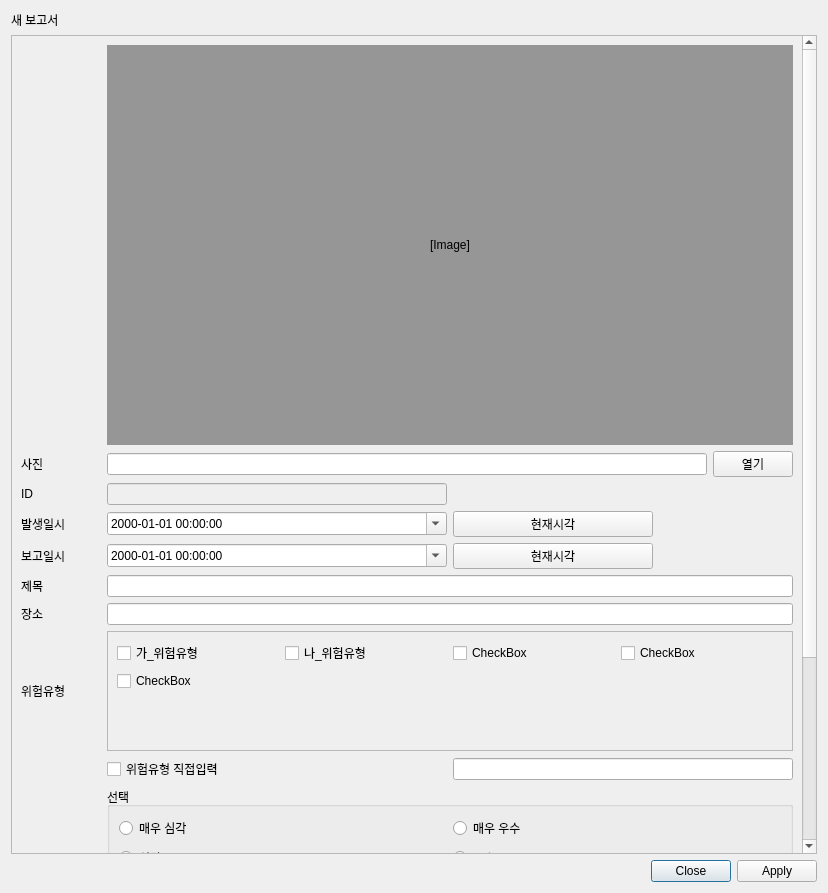
<?xml version="1.0" encoding="UTF-8"?>
<ui version="4.0">
 <class>RpaReportDetailDialog</class>
 <widget class="QDialog" name="RpaReportDetailDialog">
  <property name="geometry">
   <rect>
    <x>0</x>
    <y>0</y>
    <width>828</width>
    <height>893</height>
   </rect>
  </property>
  <property name="windowTitle">
   <string>보고서</string>
  </property>
  <layout class="QGridLayout" name="gridLayout_2">
   <item row="2" column="1">
    <widget class="QDialogButtonBox" name="buttonBox">
     <property name="orientation">
      <enum>Qt::Orientation::Horizontal</enum>
     </property>
     <property name="standardButtons">
      <set>QDialogButtonBox::StandardButton::Apply|QDialogButtonBox::StandardButton::Close</set>
     </property>
    </widget>
   </item>
   <item row="1" column="0" colspan="2">
    <widget class="QScrollArea" name="scrollArea">
     <property name="widgetResizable">
      <bool>true</bool>
     </property>
     <widget class="QWidget" name="scrollAreaWidgetContents">
      <property name="geometry">
       <rect>
        <x>0</x>
        <y>-230</y>
        <width>791</width>
        <height>1051</height>
       </rect>
      </property>
      <layout class="QGridLayout" name="gridLayout_3">
       <item row="0" column="0">
        <layout class="QGridLayout" name="gridLayout">
         <item row="2" column="0">
          <widget class="QLabel" name="label_4">
           <property name="text">
            <string>사진</string>
           </property>
          </widget>
         </item>
         <item row="1" column="1" colspan="2">
          <widget class="QLabel" name="label_image">
           <property name="minimumSize">
            <size>
             <width>0</width>
             <height>400</height>
            </size>
           </property>
           <property name="styleSheet">
            <string notr="true">background-color: rgb(150, 150, 150);</string>
           </property>
           <property name="text">
            <string>[Image]</string>
           </property>
           <property name="alignment">
            <set>Qt::AlignmentFlag::AlignCenter</set>
           </property>
          </widget>
         </item>
         <item row="4" column="0">
          <widget class="QLabel" name="label_3">
           <property name="maximumSize">
            <size>
             <width>120</width>
             <height>16777215</height>
            </size>
           </property>
           <property name="text">
            <string>발생일시</string>
           </property>
          </widget>
         </item>
         <item row="4" column="1">
          <widget class="QDateTimeEdit" name="dateTimeEdit_event_time">
           <property name="minimumSize">
            <size>
             <width>200</width>
             <height>0</height>
            </size>
           </property>
           <property name="displayFormat">
            <string>yyyy-MM-dd HH:mm:ss</string>
           </property>
           <property name="calendarPopup">
            <bool>true</bool>
           </property>
          </widget>
         </item>
         <item row="12" column="1" colspan="2">
          <widget class="QPlainTextEdit" name="plainTextEdit_action"/>
         </item>
         <item row="5" column="0">
          <widget class="QLabel" name="label_11">
           <property name="text">
            <string>보고일시</string>
           </property>
          </widget>
         </item>
         <item row="8" column="0">
          <widget class="QLabel" name="label_8">
           <property name="text">
            <string>장소</string>
           </property>
          </widget>
         </item>
         <item row="17" column="0">
          <spacer name="verticalSpacer">
           <property name="orientation">
            <enum>Qt::Orientation::Vertical</enum>
           </property>
           <property name="sizeHint" stdset="0">
            <size>
             <width>20</width>
             <height>40</height>
            </size>
           </property>
          </spacer>
         </item>
         <item row="10" column="1">
          <widget class="QCheckBox" name="checkBox_event_type_custom">
           <property name="text">
            <string>위험유형 직접입력</string>
           </property>
          </widget>
         </item>
         <item row="9" column="0">
          <widget class="QLabel" name="label_9">
           <property name="text">
            <string>위험유형</string>
           </property>
          </widget>
         </item>
         <item row="12" column="0">
          <widget class="QLabel" name="label_5">
           <property name="text">
            <string>대응조치</string>
           </property>
          </widget>
         </item>
         <item row="4" column="2">
          <widget class="QPushButton" name="pushButton_event_time_today">
           <property name="maximumSize">
            <size>
             <width>200</width>
             <height>16777215</height>
            </size>
           </property>
           <property name="text">
            <string>현재시각</string>
           </property>
          </widget>
         </item>
         <item row="17" column="2">
          <spacer name="horizontalSpacer_2">
           <property name="orientation">
            <enum>Qt::Orientation::Horizontal</enum>
           </property>
           <property name="sizeType">
            <enum>QSizePolicy::Policy::Preferred</enum>
           </property>
           <property name="sizeHint" stdset="0">
            <size>
             <width>40</width>
             <height>20</height>
            </size>
           </property>
          </spacer>
         </item>
         <item row="8" column="1" colspan="2">
          <widget class="QLineEdit" name="lineEdit_location"/>
         </item>
         <item row="17" column="1">
          <spacer name="horizontalSpacer">
           <property name="orientation">
            <enum>Qt::Orientation::Horizontal</enum>
           </property>
           <property name="sizeType">
            <enum>QSizePolicy::Policy::Preferred</enum>
           </property>
           <property name="sizeHint" stdset="0">
            <size>
             <width>40</width>
             <height>20</height>
            </size>
           </property>
          </spacer>
         </item>
         <item row="11" column="1" colspan="2">
          <widget class="QGroupBox" name="groupBox">
           <property name="title">
            <string>선택</string>
           </property>
           <layout class="QGridLayout" name="gridLayout_8">
            <item row="0" column="0">
             <layout class="QGridLayout" name="gridLayout_7">
              <item row="1" column="0">
               <widget class="QRadioButton" name="radioButton_severity_danger_high">
                <property name="text">
                 <string>심각</string>
                </property>
               </widget>
              </item>
              <item row="2" column="0">
               <widget class="QRadioButton" name="radioButton_severity_danger_mid">
                <property name="text">
                 <string>위험</string>
                </property>
                <property name="checked">
                 <bool>true</bool>
                </property>
               </widget>
              </item>
              <item row="0" column="0">
               <widget class="QRadioButton" name="radioButton_severity_danger_highhigh">
                <property name="text">
                 <string>매우 심각</string>
                </property>
               </widget>
              </item>
              <item row="0" column="1">
               <widget class="QRadioButton" name="radioButton_severity_good_highhigh">
                <property name="text">
                 <string>매우 우수</string>
                </property>
               </widget>
              </item>
              <item row="3" column="0">
               <widget class="QRadioButton" name="radioButton_severity_danger_low">
                <property name="text">
                 <string>경미</string>
                </property>
               </widget>
              </item>
              <item row="1" column="1">
               <widget class="QRadioButton" name="radioButton_severity_good_high">
                <property name="text">
                 <string>우수</string>
                </property>
               </widget>
              </item>
              <item row="4" column="0">
               <widget class="QRadioButton" name="radioButton_severity_danger_lowlow">
                <property name="text">
                 <string>매우 경미</string>
                </property>
               </widget>
              </item>
              <item row="2" column="1">
               <widget class="QRadioButton" name="radioButton_severity_good_mid">
                <property name="text">
                 <string>정상</string>
                </property>
               </widget>
              </item>
             </layout>
            </item>
           </layout>
          </widget>
         </item>
         <item row="3" column="1">
          <widget class="QLineEdit" name="lineEdit_id">
           <property name="enabled">
            <bool>false</bool>
           </property>
           <property name="readOnly">
            <bool>true</bool>
           </property>
          </widget>
         </item>
         <item row="3" column="0">
          <widget class="QLabel" name="label_6">
           <property name="text">
            <string>ID</string>
           </property>
          </widget>
         </item>
         <item row="10" column="2">
          <widget class="QLineEdit" name="lineEdit_event_type_custom"/>
         </item>
         <item row="7" column="1" colspan="2">
          <widget class="QLineEdit" name="lineEdit_title"/>
         </item>
         <item row="5" column="1">
          <widget class="QDateTimeEdit" name="dateTimeEdit_report_time">
           <property name="displayFormat">
            <string>yyyy-MM-dd HH:mm:ss</string>
           </property>
           <property name="calendarPopup">
            <bool>true</bool>
           </property>
          </widget>
         </item>
         <item row="9" column="1" colspan="2">
          <widget class="QScrollArea" name="scrollArea_2">
           <property name="minimumSize">
            <size>
             <width>0</width>
             <height>120</height>
            </size>
           </property>
           <property name="widgetResizable">
            <bool>true</bool>
           </property>
           <widget class="QWidget" name="scrollAreaWidgetContents_2">
            <property name="geometry">
             <rect>
              <x>0</x>
              <y>0</y>
              <width>683</width>
              <height>118</height>
             </rect>
            </property>
            <layout class="QGridLayout" name="gridLayout_5">
             <item row="0" column="0">
              <layout class="QGridLayout" name="gridLayout_event_type">
               <item row="0" column="0">
                <widget class="QCheckBox" name="checkBox">
                 <property name="text">
                  <string>가_위험유형</string>
                 </property>
                </widget>
               </item>
               <item row="0" column="3">
                <widget class="QCheckBox" name="checkBox_4">
                 <property name="text">
                  <string>CheckBox</string>
                 </property>
                </widget>
               </item>
               <item row="0" column="2">
                <widget class="QCheckBox" name="checkBox_3">
                 <property name="text">
                  <string>CheckBox</string>
                 </property>
                </widget>
               </item>
               <item row="0" column="1">
                <widget class="QCheckBox" name="checkBox_2">
                 <property name="text">
                  <string>나_위험유형</string>
                 </property>
                </widget>
               </item>
               <item row="1" column="0">
                <widget class="QCheckBox" name="checkBox_5">
                 <property name="text">
                  <string>CheckBox</string>
                 </property>
                </widget>
               </item>
              </layout>
             </item>
             <item row="1" column="0">
              <spacer name="verticalSpacer_2">
               <property name="orientation">
                <enum>Qt::Orientation::Vertical</enum>
               </property>
               <property name="sizeHint" stdset="0">
                <size>
                 <width>20</width>
                 <height>40</height>
                </size>
               </property>
              </spacer>
             </item>
            </layout>
           </widget>
          </widget>
         </item>
         <item row="11" column="0">
          <widget class="QLabel" name="label_10">
           <property name="text">
            <string>심각도</string>
           </property>
          </widget>
         </item>
         <item row="7" column="0">
          <widget class="QLabel" name="label_2">
           <property name="text">
            <string>제목</string>
           </property>
          </widget>
         </item>
         <item row="5" column="2">
          <widget class="QPushButton" name="pushButton_report_time_today">
           <property name="maximumSize">
            <size>
             <width>200</width>
             <height>16777215</height>
            </size>
           </property>
           <property name="text">
            <string>현재시각</string>
           </property>
          </widget>
         </item>
         <item row="16" column="0">
          <spacer name="horizontalSpacer_3">
           <property name="orientation">
            <enum>Qt::Orientation::Horizontal</enum>
           </property>
           <property name="sizeType">
            <enum>QSizePolicy::Policy::Maximum</enum>
           </property>
           <property name="sizeHint" stdset="0">
            <size>
             <width>80</width>
             <height>20</height>
            </size>
           </property>
          </spacer>
         </item>
         <item row="2" column="1" colspan="2">
          <layout class="QHBoxLayout" name="horizontalLayout_4">
           <item>
            <widget class="QLineEdit" name="lineEdit_image_path"/>
           </item>
           <item>
            <widget class="QPushButton" name="pushButton_image_path_open">
             <property name="text">
              <string>열기</string>
             </property>
            </widget>
           </item>
          </layout>
         </item>
        </layout>
       </item>
      </layout>
     </widget>
    </widget>
   </item>
   <item row="0" column="0" colspan="2">
    <widget class="QLabel" name="label_dialog_title">
     <property name="text">
      <string>새 보고서</string>
     </property>
    </widget>
   </item>
  </layout>
 </widget>
 <tabstops>
  <tabstop>lineEdit_image_path</tabstop>
  <tabstop>pushButton_image_path_open</tabstop>
  <tabstop>lineEdit_id</tabstop>
  <tabstop>dateTimeEdit_event_time</tabstop>
  <tabstop>pushButton_event_time_today</tabstop>
  <tabstop>dateTimeEdit_report_time</tabstop>
  <tabstop>pushButton_report_time_today</tabstop>
  <tabstop>lineEdit_title</tabstop>
  <tabstop>lineEdit_location</tabstop>
  <tabstop>scrollArea_2</tabstop>
  <tabstop>checkBox</tabstop>
  <tabstop>checkBox_2</tabstop>
  <tabstop>checkBox_3</tabstop>
  <tabstop>checkBox_4</tabstop>
  <tabstop>checkBox_5</tabstop>
  <tabstop>checkBox_event_type_custom</tabstop>
  <tabstop>lineEdit_event_type_custom</tabstop>
  <tabstop>radioButton_severity_danger_highhigh</tabstop>
  <tabstop>radioButton_severity_danger_high</tabstop>
  <tabstop>radioButton_severity_danger_mid</tabstop>
  <tabstop>radioButton_severity_danger_low</tabstop>
  <tabstop>radioButton_severity_danger_lowlow</tabstop>
  <tabstop>radioButton_severity_good_highhigh</tabstop>
  <tabstop>radioButton_severity_good_high</tabstop>
  <tabstop>radioButton_severity_good_mid</tabstop>
  <tabstop>plainTextEdit_action</tabstop>
  <tabstop>scrollArea</tabstop>
 </tabstops>
 <resources/>
 <connections>
  <connection>
   <sender>buttonBox</sender>
   <signal>accepted()</signal>
   <receiver>RpaReportDetailDialog</receiver>
   <slot>accept()</slot>
   <hints>
    <hint type="sourcelabel">
     <x>248</x>
     <y>254</y>
    </hint>
    <hint type="destinationlabel">
     <x>157</x>
     <y>274</y>
    </hint>
   </hints>
  </connection>
  <connection>
   <sender>buttonBox</sender>
   <signal>rejected()</signal>
   <receiver>RpaReportDetailDialog</receiver>
   <slot>reject()</slot>
   <hints>
    <hint type="sourcelabel">
     <x>316</x>
     <y>260</y>
    </hint>
    <hint type="destinationlabel">
     <x>286</x>
     <y>274</y>
    </hint>
   </hints>
  </connection>
 </connections>
</ui>
